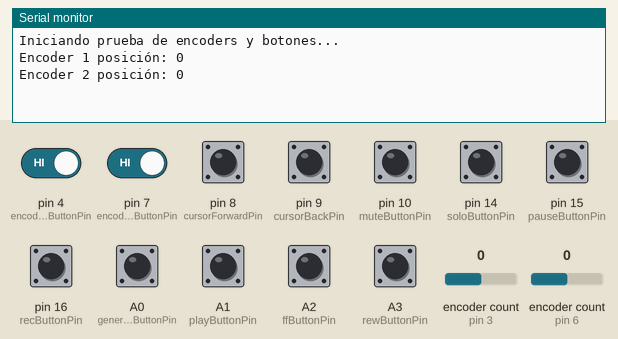
Simulated run of this sketch. Board: Arduino Leonardo, built with avr-gcc and run on an emulated ATmega32U4. Shown: the last lines printed to the serial monitor. The inputs (shaded band) are chosen by the test bench; at power-on: A0 (generalRecButtonPin), A1 (playButtonPin), A2 (ffButtonPin), A3 (rewButtonPin), pin 4 (encoder2ButtonPin), pin 7 (encoder1ButtonPin), pin 8 (cursorForwardPin), pin 9 (cursorBackPin), pin 10 (muteButtonPin), pin 14 (soloButtonPin), pin 15 (pauseButtonPin), pin 16 (recButtonPin) HIGH, encoder count (sensors on pin 3, pin 6) 0. MIDI output is not drawn.

Above: at 1.2 s.
1.3 s: pin 4 (encoder2ButtonPin) driven LOW
At 1.8 s:
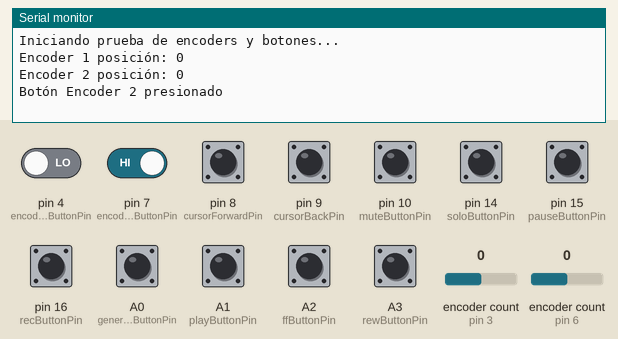
2.8 s: pin 8 (cursorForwardPin) pulled LOW for 0.15 s
At 4.0 s:
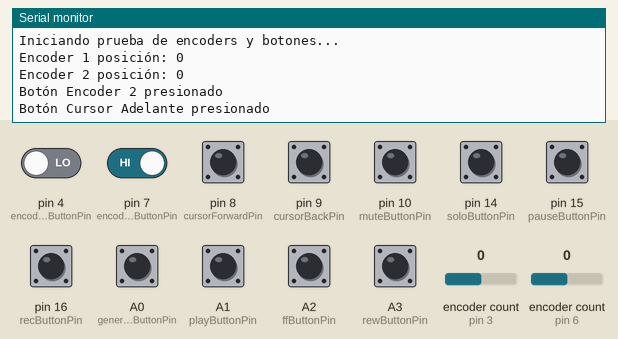
4.4 s: pin 9 (cursorBackPin) pulled LOW for 0.15 s
At 5.4 s:
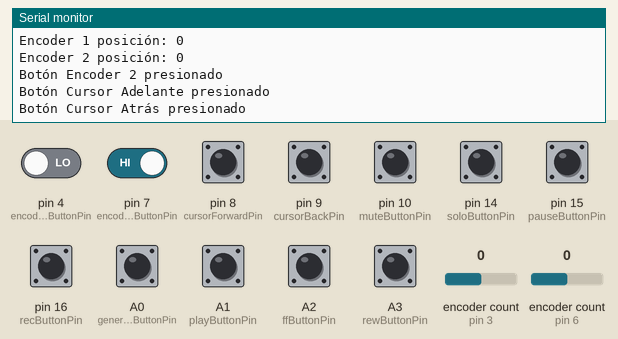
6.0 s: pin 10 (muteButtonPin) pulled LOW for 0.15 s
At 6.5 s:
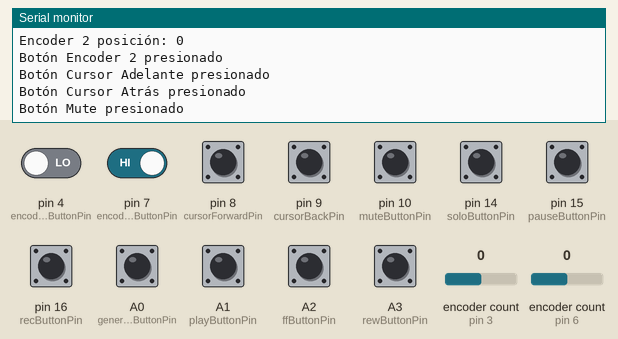
7.6 s: pin 14 (soloButtonPin) pulled LOW for 0.15 s
At 8.8 s:
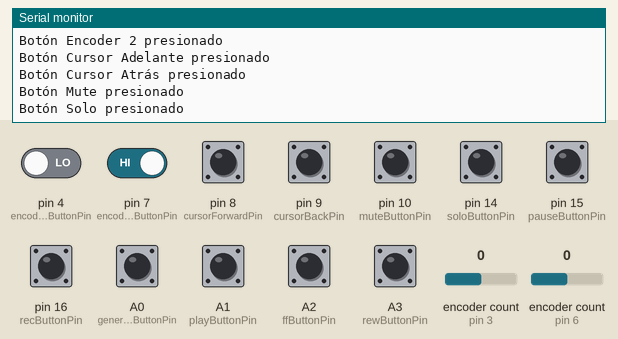
9.2 s: pin 15 (pauseButtonPin) pulled LOW for 0.15 s
At 10.2 s:
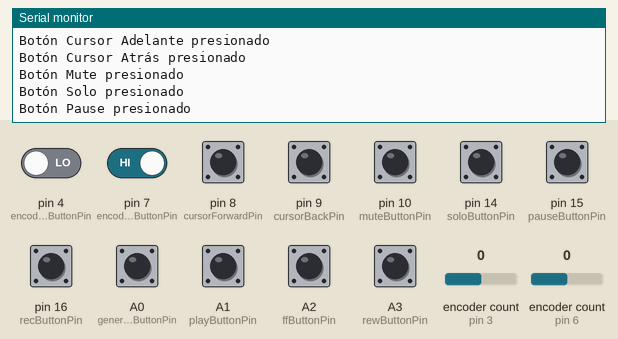

Measured:
- after the input at 1.3 s, the serial monitor: prints a new line at once (image 1)
- after the input at 2.8 s, the serial monitor: prints a new line at once (image 2)
- after the input at 4.4 s, the serial monitor: prints a new line at once (image 3)
- after the input at 6.0 s, the serial monitor: prints a new line at once (image 4)
- after the input at 7.6 s, the serial monitor: prints a new line at once (image 5)
- after the input at 9.2 s, the serial monitor: prints a new line at once (image 6)

The sketch:

faderPortiUSB.ino
```cpp
// filepath: /faderPortiUSB/faderPortiUSB/faderPortiUSB.ino
#include <USB-MIDI.h>
#include <Encoder.h>
#include <Bounce2.h>

USBMIDI_CREATE_DEFAULT_INSTANCE();

// Definición de pines
const int encoder1RightPin = 5;
const int encoder1LeftPin = 6;
const int encoder1ButtonPin = 7;
const int encoder2RightPin = 2;
const int encoder2LeftPin = 3;
const int encoder2ButtonPin = 4;
const int cursorForwardPin = 8;
const int cursorBackPin = 9;
const int muteButtonPin = 10;
const int recButtonPin = 16;
const int soloButtonPin = 14;
const int pauseButtonPin = 15;
const int playButtonPin = A1;
const int ffButtonPin = A2;
const int rewButtonPin = A3;
const int generalRecButtonPin = A0; // Pin A0 para el REC general

// Crear instancias de los encoders
Encoder encoder1(encoder1LeftPin, encoder1RightPin);
Encoder encoder2(encoder2LeftPin, encoder2RightPin);

// Crear instancias de los botones
Bounce buttonEncoder1 = Bounce();
Bounce buttonEncoder2 = Bounce();
Bounce buttonCursorForward = Bounce();
Bounce buttonCursorBack = Bounce();
Bounce buttonMute = Bounce();
Bounce buttonRec = Bounce();
Bounce buttonSolo = Bounce();
Bounce buttonPause = Bounce();
Bounce buttonPlay = Bounce();
Bounce buttonFF = Bounce();
Bounce buttonRew = Bounce();
Bounce buttonGeneralRec = Bounce();

// Variables para almacenar el estado de los encoders
long lastEncoder1Pos = -999;
long lastEncoder2Pos = -999;

void setup() {
  MIDI.begin();
  Serial.begin(9600); // Inicializar la comunicación serie
  //while (!Serial) {
    ; // Esperar a que la conexión serie se establezca
  //}
  Serial.println("Iniciando prueba de encoders y botones...");

  // Configurar pines de botones como entradas con pull-up interno
  pinMode(encoder1ButtonPin, INPUT_PULLUP);
  pinMode(encoder2ButtonPin, INPUT_PULLUP);
  pinMode(cursorForwardPin, INPUT_PULLUP);
  pinMode(cursorBackPin, INPUT_PULLUP);
  pinMode(muteButtonPin, INPUT_PULLUP);
  pinMode(recButtonPin, INPUT_PULLUP);
  pinMode(soloButtonPin, INPUT_PULLUP);
  pinMode(pauseButtonPin, INPUT_PULLUP);
  pinMode(playButtonPin, INPUT_PULLUP);
  pinMode(ffButtonPin, INPUT_PULLUP);
  pinMode(rewButtonPin, INPUT_PULLUP);
  pinMode(generalRecButtonPin, INPUT_PULLUP);

  // Configurar instancias de Bounce para los botones
  buttonEncoder1.attach(encoder1ButtonPin);
  buttonEncoder1.interval(5);
  buttonEncoder2.attach(encoder2ButtonPin);
  buttonEncoder2.interval(5);
  buttonCursorForward.attach(cursorForwardPin);
  buttonCursorForward.interval(5);
  buttonCursorBack.attach(cursorBackPin);
  buttonCursorBack.interval(5);
  buttonMute.attach(muteButtonPin);
  buttonMute.interval(5);
  buttonRec.attach(recButtonPin);
  buttonRec.interval(5);
  buttonSolo.attach(soloButtonPin);
  buttonSolo.interval(5);
  buttonPause.attach(pauseButtonPin);
  buttonPause.interval(5);
  buttonPlay.attach(playButtonPin);
  buttonPlay.interval(5);
  buttonFF.attach(ffButtonPin);
  buttonFF.interval(5);
  buttonRew.attach(rewButtonPin);
  buttonRew.interval(5);
  buttonGeneralRec.attach(generalRecButtonPin);
  buttonGeneralRec.interval(5);
}

void loop() {
  MIDI.read();

  // Actualizar el estado de los botones
  buttonEncoder1.update();
  buttonEncoder2.update();
  buttonCursorForward.update();
  buttonCursorBack.update();
  buttonMute.update();
  buttonRec.update();
  buttonSolo.update();
  buttonPause.update();
  buttonPlay.update();
  buttonFF.update();
  buttonRew.update();
  buttonGeneralRec.update();

  // Prueba de botones
  if (buttonEncoder1.fell()) {
    Serial.println("Botón Encoder 1 presionado");
    MIDI.sendNoteOn(60, 127, 1); // Enviar mensaje MIDI Note On
    MIDI.sendNoteOff(60, 127, 1); // Enviar mensaje MIDI Note Off
  }
  if (buttonEncoder2.fell()) {
    Serial.println("Botón Encoder 2 presionado");
    MIDI.sendNoteOn(61, 127, 1); // Enviar mensaje MIDI Note On
    MIDI.sendNoteOff(61, 127, 1); // Enviar mensaje MIDI Note Off
  }
  if (buttonCursorForward.fell()) {
    Serial.println("Botón Cursor Adelante presionado");
    MIDI.sendNoteOn(62, 127, 1); // Enviar mensaje MIDI Note On
    MIDI.sendNoteOff(62, 127, 1); // Enviar mensaje MIDI Note Off
  }
  if (buttonCursorBack.fell()) {
    Serial.println("Botón Cursor Atrás presionado");
    MIDI.sendNoteOn(63, 127, 1); // Enviar mensaje MIDI Note On
    MIDI.sendNoteOff(63, 127, 1); // Enviar mensaje MIDI Note Off
  }
  if (buttonMute.fell()) {
    Serial.println("Botón Mute presionado");
    MIDI.sendNoteOn(64, 127, 1); // Enviar mensaje MIDI Note On
    MIDI.sendNoteOff(64, 127, 1); // Enviar mensaje MIDI Note Off
  }
  if (buttonRec.fell()) {
    Serial.println("Botón Rec presionado");
    MIDI.sendNoteOn(65, 127, 1); // Enviar mensaje MIDI Note On
    MIDI.sendNoteOff(65, 127, 1); // Enviar mensaje MIDI Note Off
  }
  if (buttonSolo.fell()) {
    Serial.println("Botón Solo presionado");
    MIDI.sendNoteOn(66, 127, 1); // Enviar mensaje MIDI Note On
    MIDI.sendNoteOff(66, 127, 1); // Enviar mensaje MIDI Note Off
  }
  if (buttonPause.fell()) {
    Serial.println("Botón Pause presionado");
    MIDI.sendNoteOn(67, 127, 1); // Enviar mensaje MIDI Note On
    MIDI.sendNoteOff(67, 127, 1); // Enviar mensaje MIDI Note Off
  }
  if (buttonPlay.fell()) {
    Serial.println("Botón Play presionado");
    MIDI.sendNoteOn(68, 127, 1); // Enviar mensaje MIDI Note On
    MIDI.sendNoteOff(68, 127, 1); // Enviar mensaje MIDI Note Off
  }
  if (buttonFF.fell()) {
    Serial.println("Botón FF presionado");
    MIDI.sendNoteOn(69, 127, 1); // Enviar mensaje MIDI Note On
    MIDI.sendNoteOff(69, 127, 1); // Enviar mensaje MIDI Note Off
  }
  if (buttonRew.fell()) {
    Serial.println("Botón Rew presionado");
    MIDI.sendNoteOn(70, 127, 1); // Enviar mensaje MIDI Note On
    MIDI.sendNoteOff(70, 127, 1); // Enviar mensaje MIDI Note Off
  }
  if (buttonGeneralRec.fell()) {
    Serial.println("Botón Rec General presionado");
    MIDI.sendNoteOn(71, 127, 1); // Enviar mensaje MIDI Note On
    MIDI.sendNoteOff(71, 127, 1); // Enviar mensaje MIDI Note Off
  }

  // Prueba de encoder 1
  long encoder1Pos = encoder1.read();
  if (encoder1Pos != lastEncoder1Pos) {
    Serial.print("Encoder 1 posición: ");
    Serial.println(encoder1Pos);
    if (encoder1Pos > lastEncoder1Pos) {
      MIDI.sendControlChange(1, 1, 1); // Enviar mensaje MIDI Control Change para incrementar
    } else {
      MIDI.sendControlChange(1, 127, 1); // Enviar mensaje MIDI Control Change para decrementar
    }
    lastEncoder1Pos = encoder1Pos;
  }

  // Prueba de encoder 2
  long encoder2Pos = encoder2.read();
  if (encoder2Pos != lastEncoder2Pos) {
    Serial.print("Encoder 2 posición: ");
    Serial.println(encoder2Pos);
    if (encoder2Pos > lastEncoder2Pos) {
      MIDI.sendControlChange(2, 1, 1); // Enviar mensaje MIDI Control Change para incrementar
    } else {
      MIDI.sendControlChange(2, 127, 1); // Enviar mensaje MIDI Control Change para decrementar
    }
    lastEncoder2Pos = encoder2Pos;
  }
}
```
